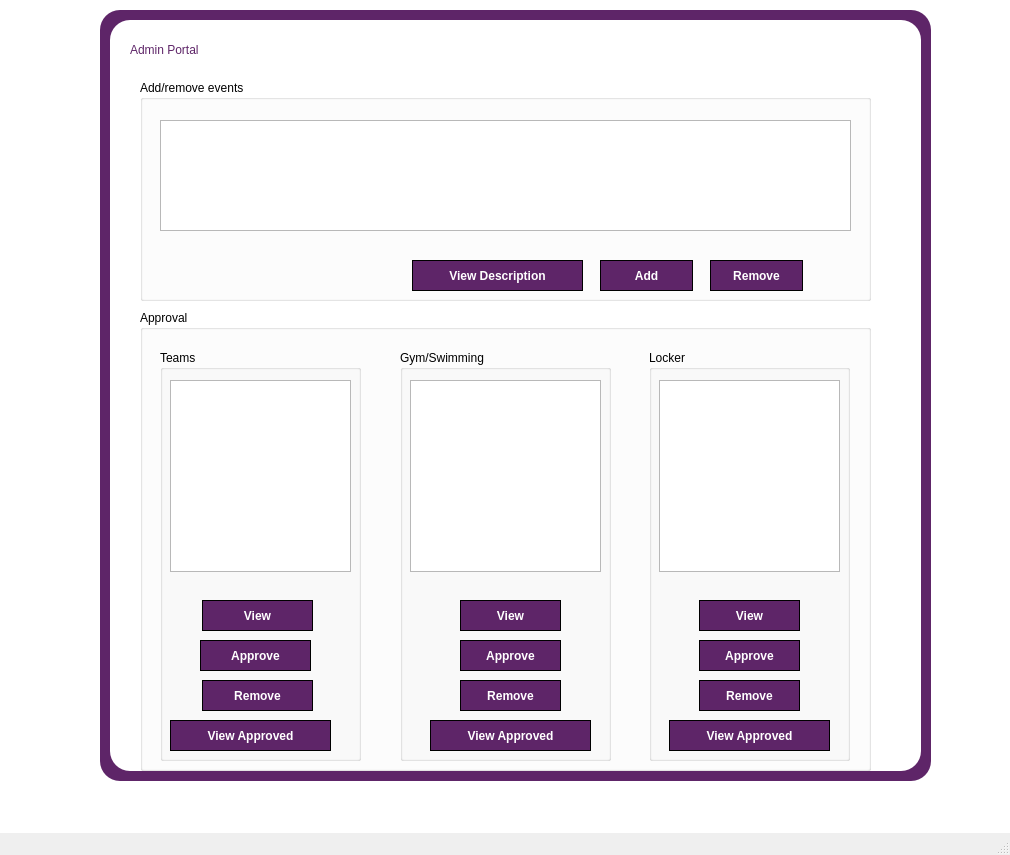
<?xml version="1.0" encoding="UTF-8"?>
<ui version="4.0">
 <class>MainWindow</class>
 <widget class="QMainWindow" name="MainWindow">
  <property name="geometry">
   <rect>
    <x>0</x>
    <y>0</y>
    <width>1010</width>
    <height>855</height>
   </rect>
  </property>
  <property name="windowTitle">
   <string>MainWindow</string>
  </property>
  <property name="styleSheet">
   <string notr="true">


QLabel {
  color:#5e2568;
	
	font: 10pt &quot;Arial Nova&quot;;
}

QLineEdit {
  border-radius: 8px;
  border: 1px solid #e0e4e7;
  padding: 5px 15px;
}

QLineEdit:focus 
{
  border: 1px solid #d0e3ff;
}

QPushButton {
  font: 10pt &quot;Nirmala UI&quot;;
  background-color: #5e2568;
  color: #fff;
  font-weight: 600;
  border-radius: 100px;
  border: 1px solid;
  padding: 5px 15px;
  margin-top: 10px;
  outline: 0px;
}

QPushButton:hover,	
QPushButton:focus 
{
  border: 3px solid #9d00ff;
}



</string>
  </property>
  <widget class="QWidget" name="centralwidget">
   <widget class="QGroupBox" name="groupBox">
    <property name="geometry">
     <rect>
      <x>140</x>
      <y>80</y>
      <width>731</width>
      <height>221</height>
     </rect>
    </property>
    <property name="title">
     <string>Add/remove events</string>
    </property>
    <widget class="QPushButton" name="pushButton">
     <property name="geometry">
      <rect>
       <x>460</x>
       <y>170</y>
       <width>93</width>
       <height>41</height>
      </rect>
     </property>
     <property name="text">
      <string>Add</string>
     </property>
    </widget>
    <widget class="QPushButton" name="pushButton_2">
     <property name="geometry">
      <rect>
       <x>570</x>
       <y>170</y>
       <width>93</width>
       <height>41</height>
      </rect>
     </property>
     <property name="text">
      <string>Remove</string>
     </property>
    </widget>
    <widget class="QTableWidget" name="tableWidget">
     <property name="geometry">
      <rect>
       <x>20</x>
       <y>40</y>
       <width>691</width>
       <height>111</height>
      </rect>
     </property>
    </widget>
    <widget class="QPushButton" name="pushButton_12">
     <property name="geometry">
      <rect>
       <x>272</x>
       <y>170</y>
       <width>171</width>
       <height>41</height>
      </rect>
     </property>
     <property name="text">
      <string>View Description</string>
     </property>
    </widget>
   </widget>
   <widget class="QLabel" name="label">
    <property name="geometry">
     <rect>
      <x>130</x>
      <y>40</y>
      <width>101</width>
      <height>19</height>
     </rect>
    </property>
    <property name="text">
     <string>Admin Portal</string>
    </property>
   </widget>
   <widget class="QGroupBox" name="groupBox_2">
    <property name="geometry">
     <rect>
      <x>140</x>
      <y>310</y>
      <width>731</width>
      <height>461</height>
     </rect>
    </property>
    <property name="title">
     <string>Approval</string>
    </property>
    <widget class="QGroupBox" name="groupBox_3">
     <property name="geometry">
      <rect>
       <x>20</x>
       <y>40</y>
       <width>201</width>
       <height>411</height>
      </rect>
     </property>
     <property name="title">
      <string>Teams</string>
     </property>
     <widget class="QTableWidget" name="tableWidget_2">
      <property name="geometry">
       <rect>
        <x>10</x>
        <y>30</y>
        <width>181</width>
        <height>192</height>
       </rect>
      </property>
     </widget>
     <widget class="QPushButton" name="pushButton_3">
      <property name="geometry">
       <rect>
        <x>40</x>
        <y>280</y>
        <width>111</width>
        <height>41</height>
       </rect>
      </property>
      <property name="text">
       <string>Approve</string>
      </property>
     </widget>
     <widget class="QPushButton" name="pushButton_4">
      <property name="geometry">
       <rect>
        <x>42</x>
        <y>320</y>
        <width>111</width>
        <height>41</height>
       </rect>
      </property>
      <property name="text">
       <string>Remove</string>
      </property>
     </widget>
     <widget class="QPushButton" name="pushButton_5">
      <property name="geometry">
       <rect>
        <x>42</x>
        <y>240</y>
        <width>111</width>
        <height>41</height>
       </rect>
      </property>
      <property name="text">
       <string>View</string>
      </property>
     </widget>
     <widget class="QPushButton" name="pushButton_13">
      <property name="geometry">
       <rect>
        <x>10</x>
        <y>360</y>
        <width>161</width>
        <height>41</height>
       </rect>
      </property>
      <property name="text">
       <string>View Approved</string>
      </property>
     </widget>
    </widget>
    <widget class="QGroupBox" name="groupBox_4">
     <property name="geometry">
      <rect>
       <x>260</x>
       <y>40</y>
       <width>211</width>
       <height>411</height>
      </rect>
     </property>
     <property name="title">
      <string>Gym/Swimming</string>
     </property>
     <widget class="QTableWidget" name="tableWidget_3">
      <property name="geometry">
       <rect>
        <x>10</x>
        <y>30</y>
        <width>191</width>
        <height>192</height>
       </rect>
      </property>
     </widget>
     <widget class="QPushButton" name="pushButton_6">
      <property name="geometry">
       <rect>
        <x>60</x>
        <y>240</y>
        <width>101</width>
        <height>41</height>
       </rect>
      </property>
      <property name="text">
       <string>View</string>
      </property>
     </widget>
     <widget class="QPushButton" name="pushButton_7">
      <property name="geometry">
       <rect>
        <x>60</x>
        <y>280</y>
        <width>101</width>
        <height>41</height>
       </rect>
      </property>
      <property name="text">
       <string>Approve</string>
      </property>
     </widget>
     <widget class="QPushButton" name="pushButton_8">
      <property name="geometry">
       <rect>
        <x>60</x>
        <y>320</y>
        <width>101</width>
        <height>41</height>
       </rect>
      </property>
      <property name="text">
       <string>Remove</string>
      </property>
     </widget>
     <widget class="QPushButton" name="pushButton_14">
      <property name="geometry">
       <rect>
        <x>30</x>
        <y>360</y>
        <width>161</width>
        <height>41</height>
       </rect>
      </property>
      <property name="text">
       <string>View Approved</string>
      </property>
     </widget>
    </widget>
    <widget class="QGroupBox" name="groupBox_5">
     <property name="geometry">
      <rect>
       <x>509</x>
       <y>40</y>
       <width>201</width>
       <height>411</height>
      </rect>
     </property>
     <property name="title">
      <string>Locker</string>
     </property>
     <widget class="QTableWidget" name="tableWidget_4">
      <property name="geometry">
       <rect>
        <x>10</x>
        <y>30</y>
        <width>181</width>
        <height>192</height>
       </rect>
      </property>
     </widget>
     <widget class="QPushButton" name="pushButton_9">
      <property name="geometry">
       <rect>
        <x>50</x>
        <y>240</y>
        <width>101</width>
        <height>41</height>
       </rect>
      </property>
      <property name="text">
       <string>View</string>
      </property>
     </widget>
     <widget class="QPushButton" name="pushButton_10">
      <property name="geometry">
       <rect>
        <x>50</x>
        <y>280</y>
        <width>101</width>
        <height>41</height>
       </rect>
      </property>
      <property name="text">
       <string>Approve</string>
      </property>
     </widget>
     <widget class="QPushButton" name="pushButton_11">
      <property name="geometry">
       <rect>
        <x>50</x>
        <y>320</y>
        <width>101</width>
        <height>41</height>
       </rect>
      </property>
      <property name="text">
       <string>Remove</string>
      </property>
     </widget>
     <widget class="QPushButton" name="pushButton_15">
      <property name="geometry">
       <rect>
        <x>20</x>
        <y>360</y>
        <width>161</width>
        <height>41</height>
       </rect>
      </property>
      <property name="text">
       <string>View Approved</string>
      </property>
     </widget>
    </widget>
   </widget>
   <widget class="QWidget" name="widget" native="true">
    <property name="geometry">
     <rect>
      <x>110</x>
      <y>20</y>
      <width>811</width>
      <height>751</height>
     </rect>
    </property>
    <property name="styleSheet">
     <string notr="true">background-color: rgb(255, 255, 255);
border-radius: 20px </string>
    </property>
   </widget>
   <widget class="QWidget" name="widget_2" native="true">
    <property name="geometry">
     <rect>
      <x>100</x>
      <y>10</y>
      <width>831</width>
      <height>771</height>
     </rect>
    </property>
    <property name="styleSheet">
     <string notr="true">background-color: rgb(94, 37, 104);
border-radius: 20px </string>
    </property>
   </widget>
   <widget class="QWidget" name="widget_3" native="true">
    <property name="geometry">
     <rect>
      <x>-180</x>
      <y>-20</y>
      <width>1961</width>
      <height>881</height>
     </rect>
    </property>
    <property name="styleSheet">
     <string notr="true">background-color: rgb(255, 255, 255);
border-radius: 20px </string>
    </property>
   </widget>
   <zorder>widget_3</zorder>
   <zorder>widget_2</zorder>
   <zorder>widget</zorder>
   <zorder>groupBox</zorder>
   <zorder>label</zorder>
   <zorder>groupBox_2</zorder>
  </widget>
  <widget class="QMenuBar" name="menubar">
   <property name="geometry">
    <rect>
     <x>0</x>
     <y>0</y>
     <width>1010</width>
     <height>26</height>
    </rect>
   </property>
  </widget>
  <widget class="QStatusBar" name="statusbar"/>
 </widget>
 <resources/>
 <connections/>
</ui>
